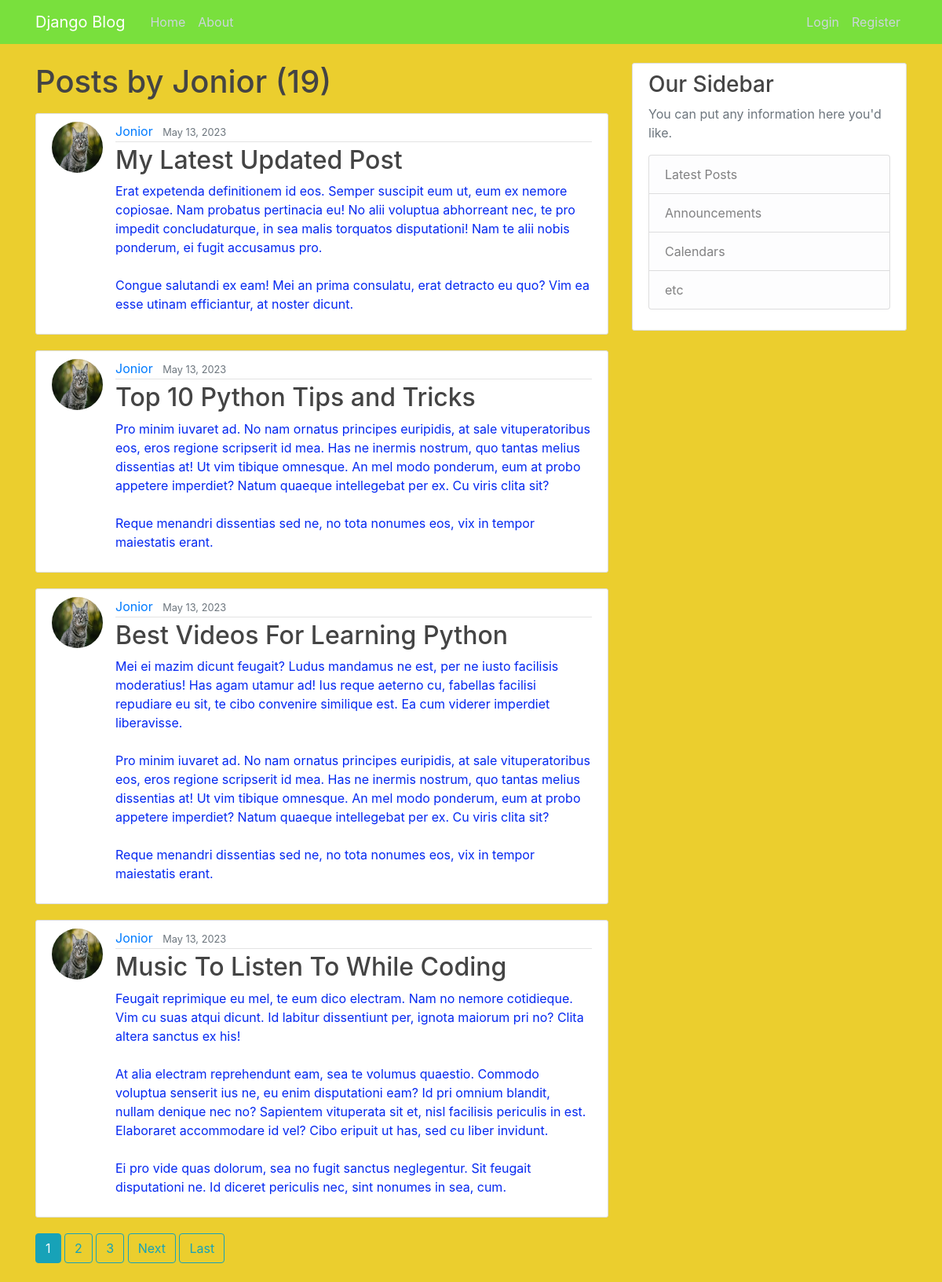
The page /user/Jonior on the database its author committed.
### blog/models.py (models this page shows, shortened)
class Post(models.Model):
    title = models.CharField(max_length=100)
    content = models.TextField()
    date_posted=models.DateTimeField(default=timezone.now)
    author = models.ForeignKey(User, on_delete=models.CASCADE)

### users/models.py (models this page shows, shortened)
class Profile(models.Model):
    user = models.OneToOneField(User, on_delete=models.CASCADE)
    image = models.ImageField(default='default.jpg', upload_to='profile_pics')

### blog/views.py (the view)
# urls.py: path('user/<str:username>', UserPostListView.as_view(),name='user-posts'),
class UserPostListView(ListView):
    model  = Post
    template_name = 'blog/user_posts.html'
    context_object_name = 'posts'
    paginate_by = 4
    def get_queryset(self):
        user = get_object_or_404(User, username=self.kwargs.get('username'))
        return Post.objects.filter(author = user).order_by('-date_posted')

### blog/templates/blog/user_posts.html (shortened to what this page needs)
{% extends "blog/base.html" %}
{% block content %}
    <h1 class="mb-3">Posts by {{ view.kwargs.username }} ({{ page_obj.paginator.count }})</h1>
{% for post in posts %}
<article class="media content-section">
  <img
    class="rounded-circle article-img"
    src="{{ post.author.profile.image.url }}"
  />
  <div class="media-body">
    <div class="article-metadata">
      <a class="mr-2" href="{% url 'user-posts' post.author.username %}">{{ post.author }}</a>
      <small class="text-muted">{{ post.date_posted|date:"F d, Y" }}</small>
    </div>
    <h2>
      <a class="article-title" href="{% url 'post-detail' post.id %}"
        >{{ post.title }}</a
      >
    </h2>
    <p class="article-content">{{ post.content }}</p>
  </div>
</article>
{% endfor %}
{% if is_paginated %}
  {% for num in page_obj.paginator.page_range %}
    {% if page_obj.number == num %}
      <a class="btn btn-info mb-4" href="?page={{ num }}">{{ num }}</a>
    {% elif num > page_obj.number|add:'-3' and num < page_obj.number|add:'3' %}
      <a class="btn btn-outline-info mb-4" href="?page={{ num }}">{{ num }}</a>
    {% endif %}
  {% endfor %}
  {% if page_obj.has_next %}
    <a class="btn btn-outline-info mb-4" href="?page={{ page_obj.next_page_number }}">Next</a>
    <a class="btn btn-outline-info mb-4"href="?page={{ page_obj.paginator.num_pages }}">Last</a>
  {% endif %}
{% endif %}
{% endblock content %}

### blog/static/blog/main.css (style rules this page uses)
body { background: #ebce2e; color: #0428f1; margin-top: 5rem; }
h1, h2, h3, h4, h5, h6 { color: #444444; }
.content-section { background: #ffffff; padding: 10px 20px; border: 1px solid #dddddd; border-radius: 3px; margin-bottom: 20px; }
.article-title { color: #444444; }
.article-content { white-space: pre-line; }
.article-img { height: 65px; width: 65px; margin-right: 16px; }
.article-metadata { padding-bottom: 1px; margin-bottom: 4px; border-bottom: 1px solid #e3e3e3 }

### rows shown on the page
Post: author.profile.image (picture), author "Jonior", date_posted "May 13, 2023", title "My Latest Updated Post", content "Erat expetenda definitionem id eos. Semper suscipit eum ut, eum ex nemore copiosae. Nam probatus pertinacia eu! No alii voluptua abhorreant nec, te pro impedit concludaturque, in sea malis torquatos disputationi! Nam te alii nobis ponderum, ei fugit accusamus pro. Congue salutandi ex eam! Mei an prima consulatu, erat detracto eu quo? Vim ea esse utinam efficiantur, at noster dicunt."
Post: author.profile.image (picture), author "Jonior", date_posted "May 13, 2023", title "Top 10 Python Tips and Tricks", content "Pro minim iuvaret ad. No nam ornatus principes euripidis, at sale vituperatoribus eos, eros regione scripserit id mea. Has ne inermis nostrum, quo tantas melius dissentias at! Ut vim tibique omnesque. An mel modo ponderum, eum at probo appetere imperdiet? Natum quaeque intellegebat per ex. Cu viris clita sit? Reque menandri dissentias sed ne, no tota nonumes eos, vix in tempor maiestatis erant."
Post: author.profile.image (picture), author "Jonior", date_posted "May 13, 2023", title "Best Videos For Learning Python", content "Mei ei mazim dicunt feugait? Ludus mandamus ne est, per ne iusto facilisis moderatius! Has agam utamur ad! Ius reque aeterno cu, fabellas facilisi repudiare eu sit, te cibo convenire similique est. Ea cum viderer imperdiet liberavisse. Pro minim iuvaret ad. No nam ornatus principes euripidis, at sale vituperatoribus eos, eros regione scripserit id mea. Has ne inermis nostrum, quo tantas melius dissentias at! Ut vim tibique omnesque. An mel modo ponderum, eum at probo appetere imperdiet? Natum quaeque intellegebat per ex. Cu viris clita sit? Reque menandri dissentias sed ne, no tota nonumes eos, vix in tempor maiestatis erant."
Post: author.profile.image (picture), author "Jonior", date_posted "May 13, 2023", title "Music To Listen To While Coding", content "Feugait reprimique eu mel, te eum dico electram. Nam no nemore cotidieque. Vim cu suas atqui dicunt. Id labitur dissentiunt per, ignota maiorum pri no? Clita altera sanctus ex his! At alia electram reprehendunt eam, sea te volumus quaestio. Commodo voluptua senserit ius ne, eu enim disputationi eam? Id pri omnium blandit, nullam denique nec no? Sapientem vituperata sit et, nisl facilisis periculis in est. Elaboraret accommodare id vel? Cibo eripuit ut has, sed cu liber invidunt. Ei pro vide quas dolorum, sea no fugit sanctus neglegentur. Sit feugait disputationi ne. Id diceret periculis nec, sint nonumes in sea, cum."

### other values the page prints
{{ view.kwargs.username }} "Jonior"
{{ page_obj.paginator.count }} "19"
{{ num }} "1"
{{ num }} "2" "3"
